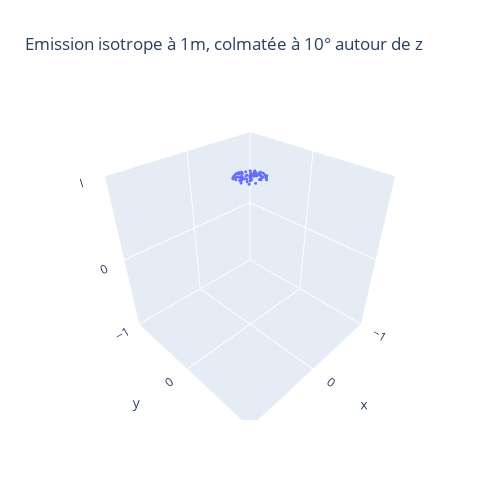

Notebook code for this chart:
### Code cell
faisceau(10000, retrieve_df = False)
